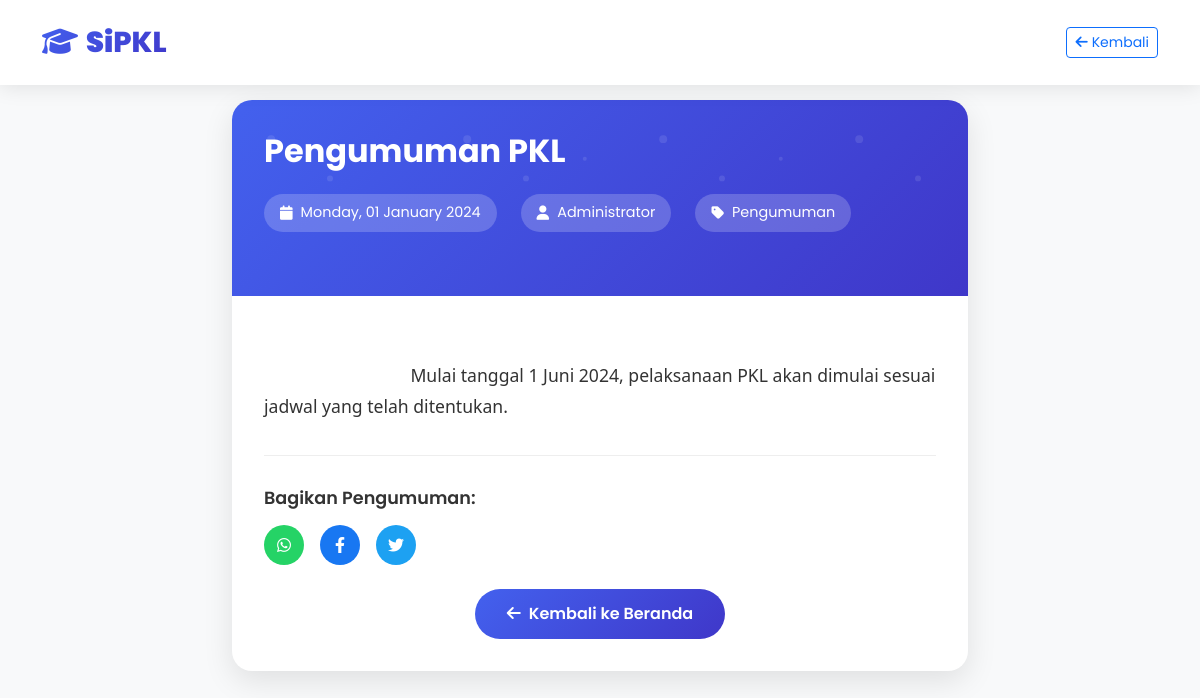
The page /home/detail_pengumuman/1 on the database its author committed.
### tables this page shows
CREATE TABLE `tb_pengumuman` (
  `pengumuman_id` int(11) NOT NULL,
  `judul` varchar(255) NOT NULL,
  `isi` text NOT NULL,
  `gambar` varchar(255) DEFAULT NULL,
  `created_by` int(11) DEFAULT NULL,
  `is_active` tinyint(1) DEFAULT 1,
  `created_at` timestamp NOT NULL DEFAULT current_timestamp(),
  `updated_at` timestamp NOT NULL DEFAULT current_timestamp() ON UPDATE current_timestamp()
);

CREATE TABLE `tb_user` (
  `id` int(11) NOT NULL,
  `user_code` varchar(30) NOT NULL,
  `username` varchar(255) NOT NULL,
  `password` varchar(255) NOT NULL,
  `nama_lengkap` varchar(255) DEFAULT NULL,
  `email` varchar(255) DEFAULT NULL,
  `telepon` varchar(20) DEFAULT NULL,
  `alamat` text DEFAULT NULL,
  `tempat_lahir` varchar(255) DEFAULT NULL,
  `tanggal_lahir` date DEFAULT NULL,
  `jenis_kelamin` enum('Laki-laki','Perempuan') DEFAULT NULL,
  `nip_nim` varchar(50) DEFAULT NULL,
  `foto_profil` varchar(255) DEFAULT NULL,
  `level` int(11) NOT NULL COMMENT '1=Hubin, 2=Siswa',
  `is_active` tinyint(1) DEFAULT 1,
  `created_at` timestamp NOT NULL DEFAULT current_timestamp(),
  `updated_at` timestamp NOT NULL DEFAULT current_timestamp() ON UPDATE current_timestamp(),
  UNIQUE KEY `unique_username` (`username`),
  UNIQUE KEY `unique_email` (`email`),
  UNIQUE KEY `unique_nip_nim` (`nip_nim`)
);

### application/controllers/Home.php (called while the page is built, shortened)
<?php
class Home extends CI_Controller {
    public function detail_pengumuman($pengumuman_id = null)
    {
        $this->load->model('M_pengumuman');
        $data['pengumuman'] = $this->M_pengumuman->get_pengumuman($pengumuman_id);
        $this->load->view('landing/detail-pengumuman', $data);
    }
}

### index.php (called while the page is built, shortened)
<?php
require_once BASEPATH.'core/CodeIgniter.php';

### application/models/M_pengumuman.php (called while the page is built, shortened)
<?php
class M_pengumuman extends CI_Model {
    private $table = 'tb_pengumuman';
    function get_pengumuman($pengumuman_id)
    {
        $this->db->select('tb_pengumuman.*, tb_user.nama_lengkap as creator_name, tb_user.username as creator_username, tb_group.group_name as creator_level');
        $this->db->join('tb_user', 'tb_user.id = tb_pengumuman.created_by', 'left');
        $this->db->join('tb_group', 'tb_group.group_id = tb_user.level', 'left');
        $this->db->where('tb_pengumuman.pengumuman_id', $pengumuman_id);
        $query = $this->db->get($this->table);
        return $query->row();
    }
}

### application/views/landing/detail-pengumuman.php (the view, shortened to what this page needs)
<!DOCTYPE html>
<html lang="id">
<head>
    <link href="https://cdn.jsdelivr.net/npm/bootstrap@5.3.0/dist/css/bootstrap.min.css" rel="stylesheet">
    <link rel="stylesheet" href="https://cdnjs.cloudflare.com/ajax/libs/font-awesome/6.4.0/css/all.min.css">
</head>
<body>
    <nav class="navbar navbar-expand-lg fixed-top">
        <div class="container">
            <a class="navbar-brand" href="<?php echo base_url(); ?>">
                <i class="fas fa-graduation-cap me-2"></i><strong>Si</strong>PKL
            </a>
            <div class="d-flex">
                <a href="<?php echo base_url(); ?>" class="btn btn-outline-primary btn-sm">
                    <i class="fas fa-arrow-left me-1"></i>Kembali
                </a>
            </div>
        </div>
    </nav>
    <section class="detail-container">
        <div class="container">
            <div class="row justify-content-center">
                <div class="col-lg-8">
                    <div class="detail-card">
                        <div class="detail-header">
                            <h1 class="pengumuman-title"><?php echo isset($pengumuman->judul) ? $pengumuman->judul : 'Pengumuman'; ?></h1>
                            <div class="pengumuman-meta">
                                <div class="meta-item">
                                    <i class="fas fa-calendar"></i>
                                    <?php echo isset($pengumuman->created_at) ? date('l, d F Y', strtotime($pengumuman->created_at)) : date('l, d F Y'); ?>
                                </div>
                                <?php if(isset($pengumuman->creator_name) && $pengumuman->creator_name): ?>
                                <div class="meta-item">
                                    <i class="fas fa-user"></i>
                                    <?php echo $pengumuman->creator_name; ?>
                                </div>
                                <?php endif; ?>
                                <div class="meta-item">
                                    <i class="fas fa-tag"></i>
                                    Pengumuman
                                </div>
                            </div>
                        </div>
                        <div class="detail-content">
                            <div class="pengumuman-body" style="font-family: 'Segoe UI Emoji', 'Segoe UI', sans-serif; white-space: pre-wrap;">
                                <?php
                                if(isset($pengumuman->isi) && $pengumuman->isi) {
                                    $content = htmlspecialchars($pengumuman->isi, ENT_QUOTES, 'UTF-8');
                                    $content = nl2br($content);
                                    $content = preg_replace('/\*\*(.*?)\*\*/', '<strong>$1</strong>', $content);
                                    $content = preg_replace('/\*(.*?)\*/', '<em>$1</em>', $content);
                                    $content = preg_replace('/_(.*?)_/', '<u>$1</u>', $content);
                                    echo $content;
                                } else {
                                    echo 'Tidak ada isi pengumuman.';
                                }
                                ?>
                            </div>
                            <div class="share-section">
                                <h5 class="share-title">Bagikan Pengumuman:</h5>
                                <div class="share-buttons">
                                    <?php
                                    $pengumuman_id = isset($pengumuman->pengumuman_id) ? $pengumuman->pengumuman_id : '1';
                                    $judul = isset($pengumuman->judul) ? $pengumuman->judul : 'Pengumuman';
                                    $url = base_url('home/detail_pengumuman/' . $pengumuman_id);
                                    ?>
                                    <a href="https://wa.me/?text=<?php echo urlencode($judul . ' - ' . $url); ?>"
                                       target="_blank" class="share-btn whatsapp" title="Bagikan di WhatsApp">
                                        <i class="fab fa-whatsapp"></i>
                                    </a>
                                    <a href="https://www.facebook.com/sharer/sharer.php?u=<?php echo urlencode($url); ?>"
                                       target="_blank" class="share-btn facebook" title="Bagikan di Facebook">
                                        <i class="fab fa-facebook-f"></i>
                                    </a>
                                    <a href="https://twitter.com/intent/tweet?text=<?php echo urlencode($judul . ' - ' . $url); ?>"
                                       target="_blank" class="share-btn twitter" title="Bagikan di Twitter">
                                        <i class="fab fa-twitter"></i>
                                    </a>
                                </div>
                            </div>
                            <div class="mt-4 text-center">
                                <a href="<?php echo base_url(); ?>" class="back-btn">
                                    <i class="fas fa-arrow-left me-2"></i>Kembali ke Beranda
                                </a>
                            </div>
                        </div>
                    </div>
                </div>
            </div>
        </div>
    </section>
</body>
</html>

### application/views/landing/detail-pengumuman.php (style rules this page uses)
:root { --primary-color: #4361ee; --secondary-color: #3f37c9; --accent-color: #4cc9f0; --light-color:rgb(183, 187, 192); --dark-color: #212529; }
* { margin: 0; padding: 0; box-sizing: border-box; }
body { font-family: 'Poppins', sans-serif; background-color: #f8f9fa; }
.navbar { background: rgba(255, 255, 255, 0.95); backdrop-filter: blur(10px); box-shadow: 0 2px 20px rgba(0,0,0,0.1); padding: 1rem 0; }
.navbar-brand { font-weight: 800; font-size: 1.8rem; background: linear-gradient(135deg, var(--primary-color) 0%, var(--secondary-color) 100%); -webkit-background-clip: text; -webkit-text-fill-color: transparent; background-clip: text; }
.detail-container { padding: 100px 0 50px; min-height: 100vh; }
.detail-card { background: white; border-radius: 20px; box-shadow: 0 10px 30px rgba(0,0,0,0.1); overflow: hidden; border: none; }
.detail-header { background: linear-gradient(135deg, var(--primary-color) 0%, var(--secondary-color) 100%); color: white; padding: 2rem; position: relative; }
.detail-header::before { content: ''; position: absolute; top: 0; left: 0; width: 100%; height: 100%; }
.detail-content { padding: 2rem; }
.pengumuman-title { font-size: 2rem; font-weight: 700; margin-bottom: 1.5rem; position: relative; z-index: 1; }
.pengumuman-meta { display: flex; flex-wrap: wrap; gap: 1.5rem; margin-bottom: 2rem; position: relative; z-index: 1; }
.meta-item { display: flex; align-items: center; background: rgba(255,255,255,0.2); padding: 0.5rem 1rem; border-radius: 50px; font-size: 0.9rem; }
.meta-item i { margin-right: 0.5rem; }
.pengumuman-body { font-size: 1.1rem; line-height: 1.8; color: #333; }
.back-btn { background: linear-gradient(135deg, var(--primary-color) 0%, var(--secondary-color) 100%); color: white; border: none; padding: 0.8rem 2rem; border-radius: 50px; font-weight: 600; transition: all 0.3s; text-decoration: none; display: inline-block; }
.share-section { margin-top: 2rem; padding-top: 2rem; border-top: 1px solid #eee; }
.share-title { font-size: 1.1rem; font-weight: 600; margin-bottom: 1rem; color: #333; }
.share-buttons { display: flex; gap: 1rem; }
.share-btn { display: inline-flex; align-items: center; justify-content: center; width: 40px; height: 40px; border-radius: 50%; color: white; text-decoration: none; transition: all 0.3s; }
.share-btn.whatsapp { background: #25D366; }
.share-btn.facebook { background: #1877F2; }
.share-btn.twitter { background: #1DA1F2; }

### rows shown on the page
tb_pengumuman: judul "Pengumuman PKL", created_at "Monday, 01 January 2024", created_by.nama_lengkap "Administrator", isi "Mulai tanggal 1 Juni 2024, pelaksanaan PKL akan dimulai sesuai jadwal yang telah ditentukan."
